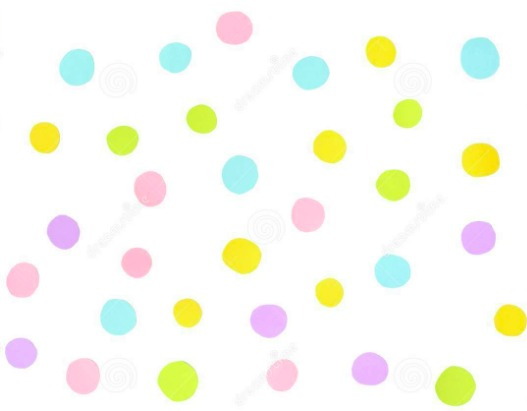
#> input picture assets/colors_dot.jpg, 527 x 411 px
$ python main.py
#> lines starting #> are read from the running program, lines starting #| are printed output that depends on the picture; after the words box and inside, x2 and y2 are one past the last pixel; in counts of white or black regions, pixels touching at a corner belong together
import cv2

IMAGE_PATH = "assets/colors_dot.jpg"
BASE_WIDTH = 100

image_gray = cv2.imread(IMAGE_PATH, cv2.IMREAD_GRAYSCALE)
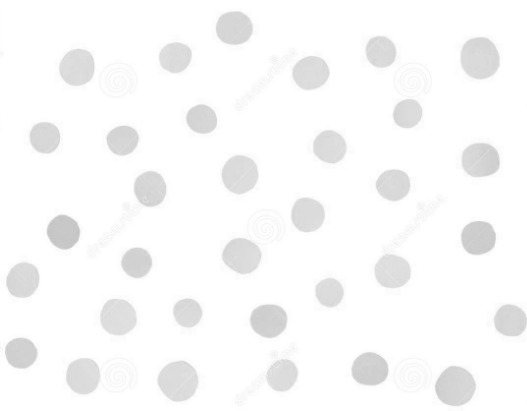
#> image_gray: shape (411, 527); min 194, max 255, mean 249

### Resize Image
"""
Es necesario hacer un resize de la image deacuerdo al BASE_WITDH
para no afectar los limites de los stride's(stride_min && stride_max) definidos
"""
height, width = image_gray.shape[:2]
#> height = 411; width = 527
BASE_HEIGHT = int(BASE_WIDTH * height / width)
#> BASE_HEIGHT = 77
resized_image = cv2.resize(image_gray, (BASE_WIDTH, BASE_HEIGHT))

# threshold
'''
El humbral(threshold) es el rango definido en la escala de grises
    - gray_scale_range_min
    - gray_scale_range_max
este rango es usado para filtrar todos los valores fuera de este rango
e invertir la escala de pixeles aplicando THRESH_BINARY_INV + THRESH_OTSU
'''
gray_scale_range_min = 100
gray_scale_range_max = 255

th, threshed = cv2.threshold(
    resized_image,
    gray_scale_range_min,
    gray_scale_range_max,
    cv2.THRESH_BINARY_INV + cv2.THRESH_OTSU,
)
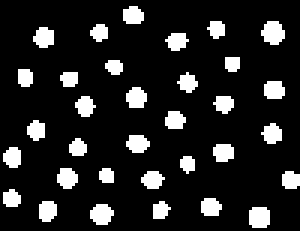
#> threshed: shape (77, 100) (shown 3 times larger); 14% white; 33 white regions
#> th = 235

# cv2.imshow("img", threshed)
# cv2.waitKey(0)

# findcontours
contours = cv2.findContours(threshed, cv2.RETR_LIST, cv2.CHAIN_APPROX_SIMPLE)[-2]
#> contours = 33 contours, 9 with area under 20; largest, box (x1, y1, x2, y2) and area: (87, 7, 95, 15) 37, (83, 69, 90, 76) 34, (30, 68, 38, 75) 33, (42, 29, 49, 36) 29, (19, 56, 26, 63) 28


# filter by area
stride_min = 10
stride_max = 30
contours_detected = []
for contour in contours:
    if stride_min < cv2.contourArea(contour) < stride_max:
        contours_detected.append(contour)
#> this loop made 33 passes
#> after the loop, contours_detected = 30 contours, 9 with area under 20; largest, box (x1, y1, x2, y2) and area: (42, 29, 49, 36) 29, (19, 56, 26, 63) 28, (11, 9, 18, 16) 28, (42, 45, 50, 51) 28, (88, 27, 95, 33) 27

print("\nDots number: {}".format(len(contours_detected)))
#| Dots number: 30
